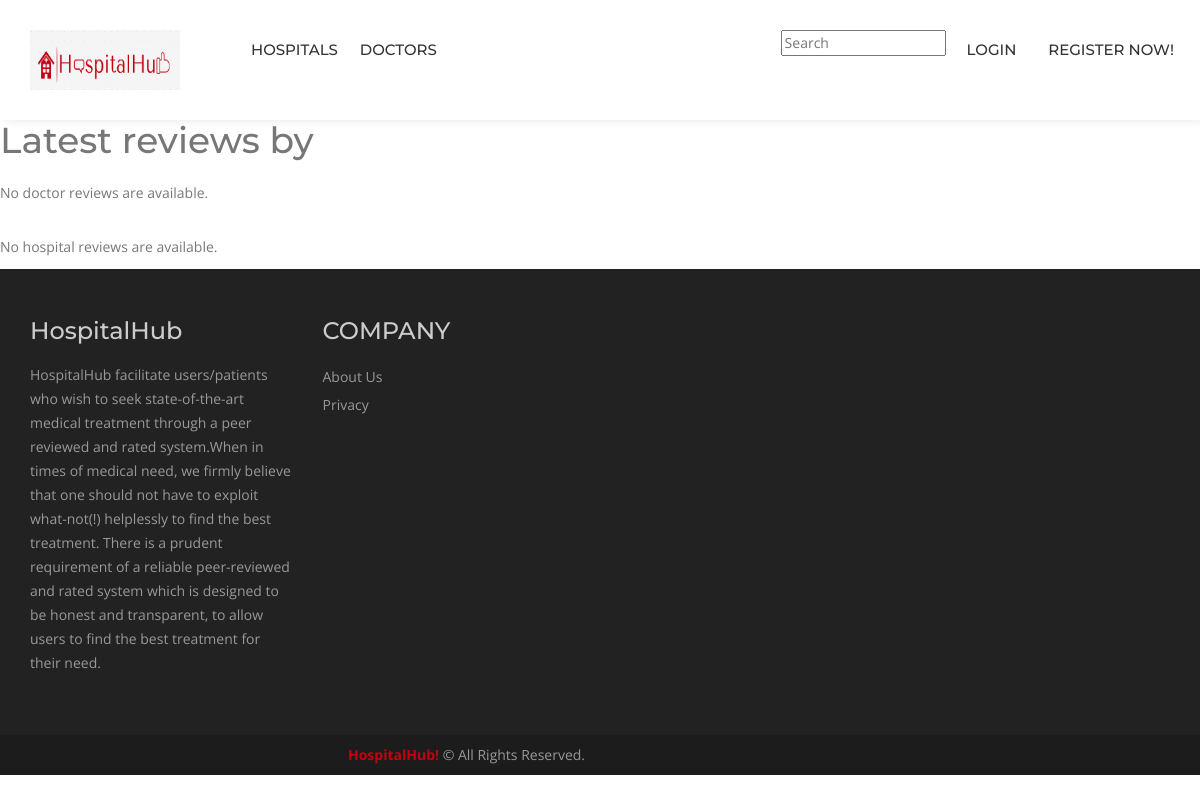
Page /myhub/review/user/6/ on the earlier database version.
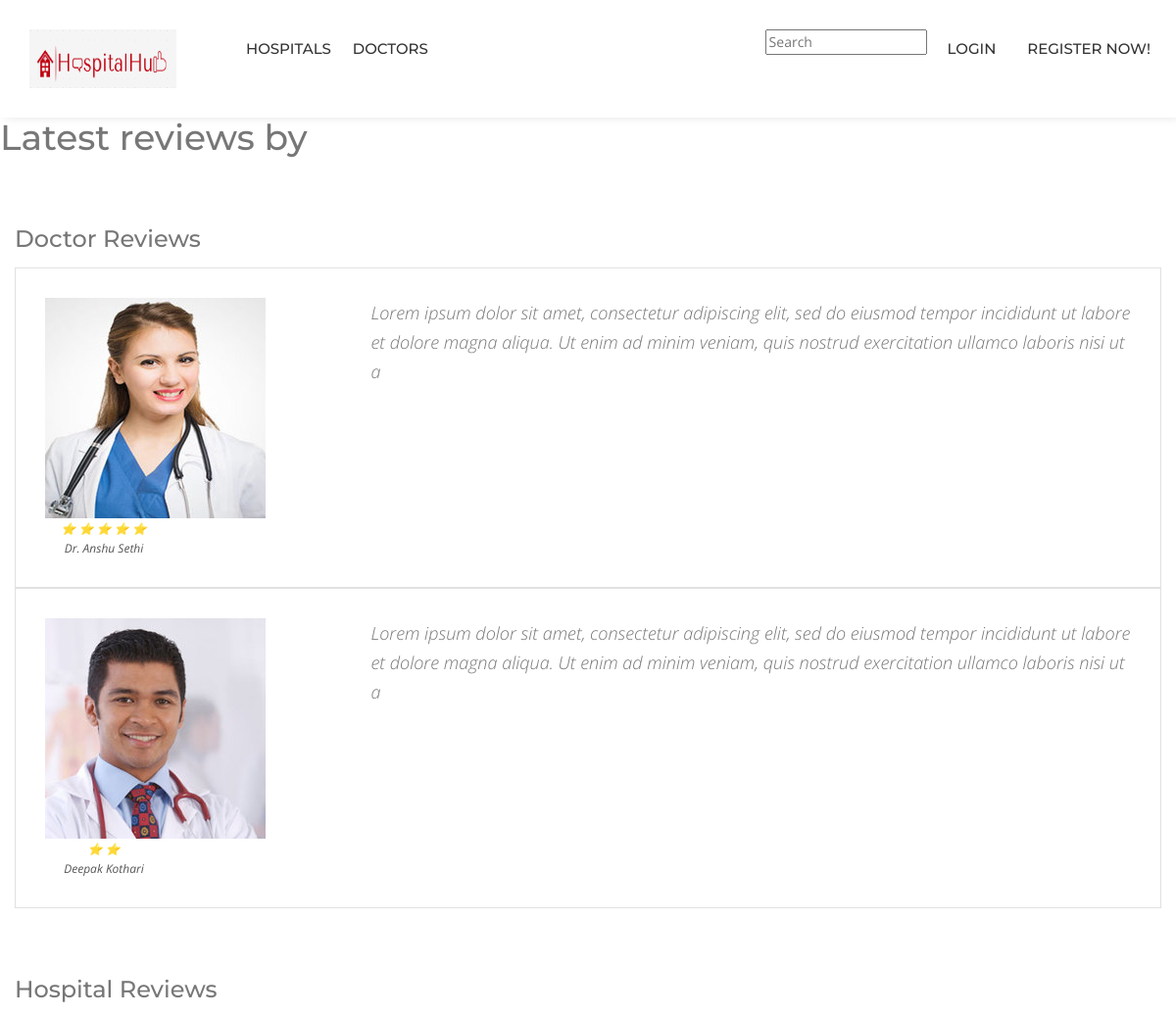
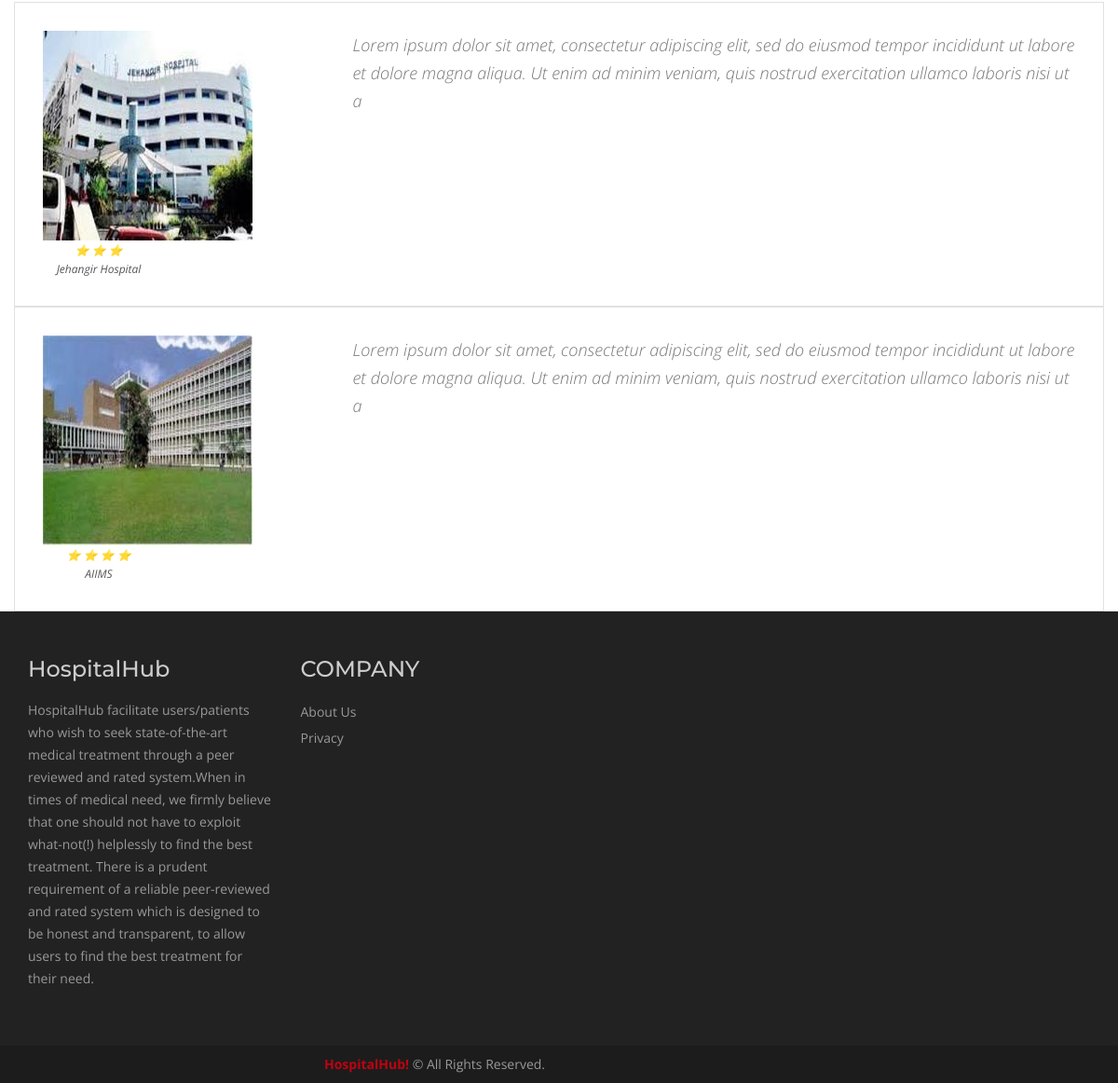
Same page on the later database version (2 pictures, top to bottom).
### myhub/models.py (models this page shows, shortened)
class doctor_review(models.Model):
    RATING_CHOICES = (
        (1, '1'),
        (2, '2'),
        (3, '3'),
        (4, '4'),
        (5, '5'),
    )
    doctor = models.ForeignKey(doctor, on_delete=models.CASCADE,)
    pub_date = models.DateTimeField('date published')
    user_name = models.ForeignKey(User, on_delete=models.CASCADE,)
    comment = models.CharField(max_length=200)
    rating = models.IntegerField(choices=RATING_CHOICES)
    def get_rating(self):
        roundedratings = round(self.rating)
        stars = ""
        for i in range(0,roundedratings):
            stars += "*"
        return stars

class doctor(models.Model):
    first_name = models.CharField(max_length=100, blank=False, null=True)  # Field name made lowercase.
    last_name = models.CharField(max_length=100, blank=False, null=True)  # Field name made lowercase.
    edu = models.ManyToManyField(doctoredu, help_text="Select an education")
    hospital = models.ManyToManyField('hospital', help_text="Select hospital(s):")
    profile= models.ImageField(default ='default.jpg')
    desc = models.CharField(max_length=10000, help_text='Enter Doctor Description', default="No description available for this doctor.")
    speciality = models.CharField(max_length=1000, help_text='Enter Doctor Speciality', default="No speciality available at this moment.")
    def get_absolute_url(self):
        return reverse('doctors-detail', args=[str(self.id)])
    class Meta:
        ordering = ['last_name', 'first_name']

class hospital_review(models.Model):
    RATING_CHOICES = (
        (1, '1'),
        (2, '2'),
        (3, '3'),
        (4, '4'),
        (5, '5'),
    )
    hospital = models.ForeignKey(hospital, on_delete=models.CASCADE,)
    pub_date = models.DateTimeField('date published')
    user_name = models.ForeignKey(User, on_delete=models.CASCADE,)
    comment = models.CharField(max_length=200)
    rating = models.IntegerField(choices=RATING_CHOICES)
    def get_rating(self):
        roundedratings = round(self.rating)
        stars = ""
        for i in range(0,roundedratings):
            stars += "*"
        return stars

class hospital(models.Model):
    name = models.CharField(max_length=100, null=True)  # Field name made lowercase.
    desc = models.CharField(max_length=10000, help_text='Enter Hospital Description')
    building = models.CharField(max_length=25, blank=False, null=True)  # Field name made lowercase.
    street = models.CharField(max_length=25, blank=False, null=True)  # Field name made lowercase.
    city = models.CharField(max_length=25, null=True)  # Field name made lowercase.
    pincode = models.IntegerField(blank=False, null=True)  # Field name made lowercase.
    beds = models.IntegerField(blank=True, null=True)  # Field name made lowercase.
    profile= models.ImageField(default ='default.jpg')

### myhub/views.py (the view)
# urls.py: url(r'^review/user/(?P<username>\w+)/$', views.user_review_list, name='user_review_list'),
def user_review_list(request, username=None):
    if not username:
        username = request.user.username
    latest_review_list = doctor_review.objects.filter(user_name=username).order_by('-pub_date')
    hospital_review_list = hospital_review.objects.filter(user_name=username).order_by('-pub_date')
    print(username)
    context = {'review_list':latest_review_list, 'username':username, 'hospital_review_list':hospital_review_list}
    return render(request, 'myhub/user_review_list.html', context)

### myhub/templates/myhub/user_review_list.html (shortened to what this page needs)
{% extends "base_generic.html" %}
{% block content %}
<body>
<h2> Latest reviews by {{ user.username }}</h2>
<br>
{% if review_list %}
    <div class="main-content">
    <div class="col-md-12">
        <div class="home-testimonials">
            <div class="sectio-title-2"> <h3>Doctor Reviews</h3>
            </div>
            {% for review in review_list %}
            <div class="item">
              <div class="testimonial-holder">
                <div class="user-thumb"> <img src="{{review.doctor.profile.url}}" alt="">
                  <i>{% for star in review.get_rating %} ⭐ {% endfor %}</i><br><i>{{ review.doctor.first_name }} {{ review.doctor.last_name }}</i> </div>
                <div class="test-text">
                  <p>{{ review.comment }}</p>
                </div>
              </div>
            </div>
            {% endfor %}
        </div>
      </div>
      </div>
    </div>
{% else %}
<p>No doctor reviews are available.</p>
{% endif %}
<br>
{% if hospital_review_list %}
<div class="col-md-12">
    <div class="home-testimonials">
        <br>
        <div class="sectio-title-2"> <h3>Hospital Reviews</h3>
        </div>
        {% for review in hospital_review_list %}
        <div class="item">
          <div class="testimonial-holder">
            <div class="user-thumb"> <img src="{{review.hospital.profile.url}}" alt="">
              <i>{% for star in review.get_rating %} ⭐ {% endfor %}</i><br><i>{{ review.hospital.name }}</i> </div>
            <div class="test-text">
              <p>{{ review.comment }}</p>
            </div>
          </div>
        </div>
        {% endfor %}
    </div>
  </div>
{% else %}
<p>No hospital reviews are available.</p>
{% endif %}
</div>
</body>
{% endblock %}

### myhub/templates/base_generic.html (shortened to what this page needs)
{% load static %}
<!DOCTYPE html>
<html lang="en">
<head>
  {% include 'partials/_css.html' %}
</head>
<body>
  <div class="wrapper">
    {% include 'partials/_header.html' %}
    {% include 'partials/_slider.html' with sliders=sliders %}
    {% block content %}
    {% endblock content %}
    {% include 'partials/_footer.html' %}
</body>
</html>

### myhub/templates/partials/_css.html (shortened to what this page needs)
{% load static %}
<link href="{% static 'hospitalhub/css/custom.css' %}" rel="stylesheet">
<link href="{% static 'hospitalhub/css/bootstrap.min.css' %}" rel="stylesheet">
<link href="{% static 'hospitalhub/css/color.css' %}" rel="stylesheet">
<link href="{% static 'hospitalhub/css/responsive.css' %}" rel="stylesheet">
<link href="{% static 'hospitalhub/css/font-awesome.min.css' %}" rel="stylesheet">
<link href="{% static 'hospitalhub/css/prettyPhoto.css' %}" rel="stylesheet">
<link href="{% static 'hospitalhub/css/owl.carousel.min.css' %}" rel="stylesheet">
<link href="{% static 'hospitalhub/css/bootstrap-datetimepicker.min.css' %}" rel="stylesheet">

### myhub/templates/partials/_header.html (shortened to what this page needs)
{% load static %}
<header class="site-header">
  <div class="nav-logo-area">
    <div class="container">
      <div class="row">
        <div class="col-md-12">
          <nav class="navbar navbar-default">
              <div class="navbar-header"><a class="navbar-brand" href="{% url 'index' %}"><img src="{% static 'hospitalhub/images/logo.png' %}"
                  alt="" width="150px" height="60px"> </div>
            <div class="collapse navbar-collapse" id="bs-example-navbar-collapse-1">
              <ul class="nav navbar-nav">
                <li><a href="{% url 'hospitals' %}">Hospitals</a></li>
                <li><a href="{% url 'doctors' %}">Doctors</a></li>
              </ul>
              <ul class="nav navbar-nav navbar-right">
                <li><form name="searchform" method="GET" action="{% url 'search' %}">
                  <input type="text" name="search" placeholder="Search" />
              </form></li>
              {% if user.is_authenticated %}
                <li ><a href="{% url 'user_review_list' user.id %}">{{ user.get_username }}</a></li>
                <li><a href="{% url 'logout'%}?next={{request.path}}">Logout</a></li>
                {% else %}
                <li ><a href="{% url 'login'%}?next={{request.path}}">Login</a></li>
                {% endif %}
                <li><a href="{% url 'register' %}?next={{request.path}}">Register now!</a></li>
              </ul>
            </div>
          </nav>
        </div>
      </div>
    </div>
  </div>
</header>

### myhub/templates/partials/_slider.html (shortened to what this page needs)
{% load static %}
<div class="main-slider">
    <div id="main-slider" class="owl-carousel owl-theme">
    </div>
  </div>

### myhub/templates/partials/_footer.html (shortened to what this page needs)
{% load static %}
<footer class="footer">
  <div class="footer-widgets">
    <div class="container">
      <div class="row">
        <div class="col-md-3 col-sm-6">
          <div class="widget"> <h3>HospitalHub</h3>
            <p>HospitalHub facilitate users/patients who wish to seek state-of-the-art medical
              treatment through a peer reviewed and rated system.When in times of medical need, we firmly believe that one should not have to
              exploit what-not(!) helplessly to find the best treatment. There is a prudent
              requirement of a reliable peer-reviewed and rated system which is designed to
              be honest and transparent, to allow users to find the best treatment for their
              need. </p>
          </div>
        </div>
        <div class="col-md-3 col-sm-6">
          <div class="widget">
            <h3>COMPANY</h3>
            <ul>
              <li><a href="">About Us</a></li>
              <li><a href="{% url 'privacy' %}">Privacy</a></li>
            </ul>
          </div>
        </div>
      </div>
    </div>
  </div>
  <div class="footer-cr">
    <div class="container">
      <div class="row">
        <div class="col-md-6">
          <p><strong>HospitalHub!</strong> © All Rights Reserved.</p>
        </div>
      </div>
    </div>
  </div>
</footer>

### myhub/templates/partials/_js.html (shortened to what this page needs)
{% load static %}

### myhub/static/hospitalhub/css/custom.css (style rules this page uses)
html body { font-family: 'Open Sans', sans-serif; color: #777777; font-size: 14px; }
p { line-height: 24px; }
body h1, body h2, body h3, body h4, body h5, body h6 { font-family: 'Montserrat', sans-serif; margin: 0px; }
body h2 { font-size: 36px; }
body h3 { font-size: 24px; }
.site-header { width: 100%; float: left; background: #222222; }
.nav-logo-area { width: 100%; float: left; background: #fff; padding: 30px 0; position: relative; z-index: 99; box-shadow: 5px 0 10px rgba(0, 0, 0, .10); }
.site-header .navbar-brand { padding: 0px; margin-right: 60px; height: inherit; }
.site-header .navbar { min-height: inherit; }
.site-header .navbar.navbar-default { background: none; border: 0px; margin: 0px; padding: 0px; }
.site-header .navbar-collapse { padding: 0px; }
.site-header .navbar-default .navbar-nav>li>a { padding: 0px; line-height: 40px; padding: 0 11px; font-family: 'Montserrat', sans-serif; font-size: 15px; font-weight: 500; color: #333333; text-transform: uppercase; transition: all ease-in-out 0.3s; -webkit-transition: all ease-in-out 0.3s; border-radius: 3px; }
.nav.navbar-nav.navbar-right>li { margin-left: 10px; }
.main-slider { width: 100%; float: left; }
.main-slider { width: 100%; float: left; position: relative; }
.main-content { width: 100%; float: left; padding: 50px 0; }
.sectio-title-2 { margin-bottom: 16px; }
.testimonial-holder { width: 100%; float: left; border: 1px solid #e1e1e1; padding: 30px; position: relative; }
.user-thumb { width: 120px; float: left; margin-right: 20px; text-align: center; }
.user-thumb>i { font-size: 12px; color: #555555; }
.test-text { float: right; text-align: left; width: 70%; }
.test-text p { color: #777777; font-size: 18px; font-style: italic; line-height: 30px; font-family: 'Open Sans', sans-serif; font-weight: 300; }
.footer { width: 100%; float: left; background: #222222; padding: 50px 0 0 0; }
.footer .widget { width: 100%; float: left; margin: 0 0 50px; }
.footer .widget ul { margin: 0px; padding: 0px; list-style: none; }
.footer .widget li { line-height: 28px; color: #999999; }
.footer .widget a { color: #999; }
.footer .widget h3 { margin: 0 0 20px; color: #cccccc; line-height: 24px; }
.footer .widget p { line-height: 24px; color: #999999; }
.footer-cr { width: 100%; float: left; clear: both; background: #1c1c1c; }
.footer-cr p { margin: 0px; line-height: 40px; color: #999999; text-align: right; }
.footer-cr p strong { color: #bf0311; }

### myhub/static/hospitalhub/css/color.css (style rules this page uses)
.top-bar li .fa, .top-social a:hover, .view, .services-list .service h3 a:hover, .service-style-1 .service-box .ser-content h3 a:hover, .faqs .panel-default > .panel-heading h4 a, .faqs .panel-default > .panel-heading a::after, .team-text h5 a:hover, .section-title-3 strong, .post-text > h5 a:hover, .read-more:hover, .widget address .icon, .footer .widget a:hover, .footer-cr p strong, .footer-social a:hover, .post-meta li, .post-meta li:after, .post-meta li a, .header-service-area .icon, .header-service-area strong, .section-title-1 strong, .section-title-1 h2, .sectio-title-2 strong, .welcome-text .designation, .Heart-box .v-icon, .phone-icon, .services-nav .side-nav li:hover a, .services-nav .side-nav li.active a, .gallery-thumb .hover-info a, .archives li:before, .search-form button, .date-time, .right-404 strong, .prices, .review .fa, .login-social li, .login-social li a, .heart-care-services .nav-tabs>li>a { color: #bf0311; }

Differences in the rows shown:
added doctor_review: doctor.profile (picture), rating 5 (drawn), doctor.first_name "Dr. Anshu", doctor.last_name "Sethi", comment "Lorem ipsum dolor sit amet, consectetur adipiscing elit, sed do eiusmod tempor incididunt ut labore et dolore magna aliqua. Ut enim ad minim veniam, quis nostrud exercitation ullamco laboris nisi ut a"
added doctor_review: doctor.profile (picture), rating 2 (drawn), doctor.first_name "Deepak", doctor.last_name "Kothari", comment "Lorem ipsum dolor sit amet, consectetur adipiscing elit, sed do eiusmod tempor incididunt ut labore et dolore magna aliqua. Ut enim ad minim veniam, quis nostrud exercitation ullamco laboris nisi ut a"
added hospital_review: hospital.profile (picture), rating 3 (drawn), hospital.name "Jehangir Hospital", comment "Lorem ipsum dolor sit amet, consectetur adipiscing elit, sed do eiusmod tempor incididunt ut labore et dolore magna aliqua. Ut enim ad minim veniam, quis nostrud exercitation ullamco laboris nisi ut a"
added hospital_review: hospital.profile (picture), rating 4 (drawn), hospital.name "AIIMS", comment "Lorem ipsum dolor sit amet, consectetur adipiscing elit, sed do eiusmod tempor incididunt ut labore et dolore magna aliqua. Ut enim ad minim veniam, quis nostrud exercitation ullamco laboris nisi ut a"
Other differences:
text no longer shown: "No doctor reviews are available. No hospital reviews are available."
text now shown: "Doctor Reviews Hospital Reviews"
